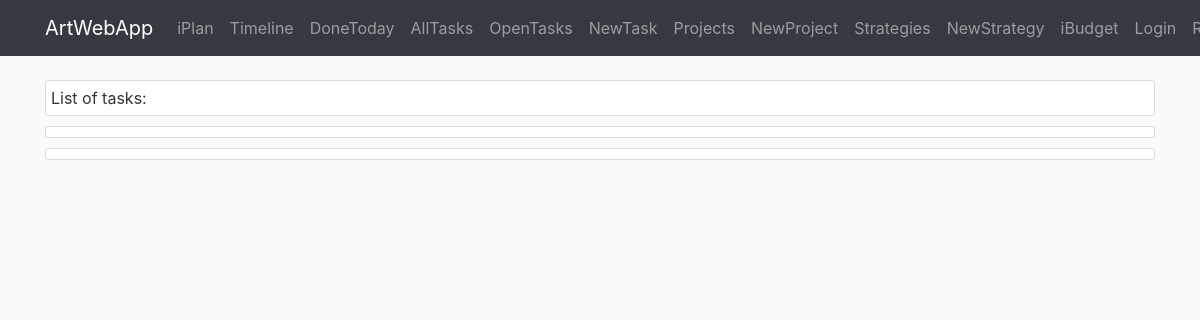
The page /iplan/task/donetoday on the database as committed earlier.
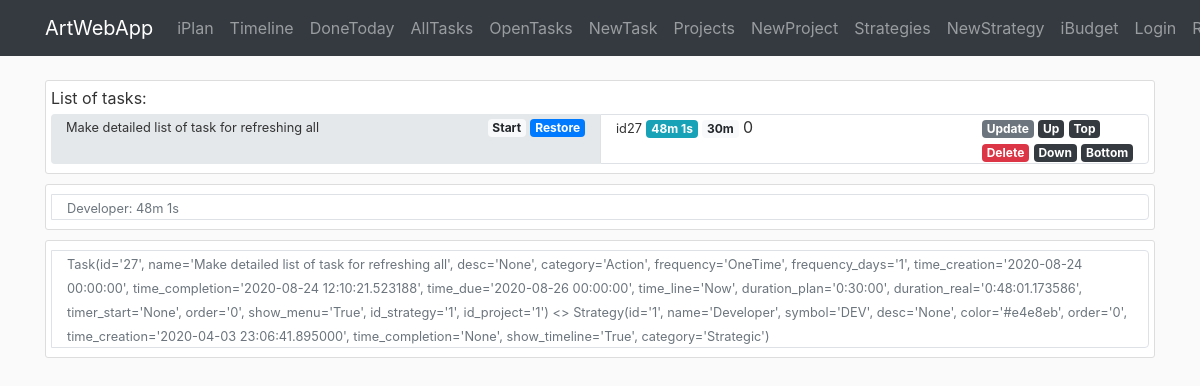
The same page on the database as committed later.
### awa/iplan/models.py (models this page shows)
class Task(db.Model):
    id = db.Column(db.Integer, primary_key=True, autoincrement=True)
    name = db.Column(db.String(140), nullable=False)
    desc = db.Column(db.Text)
    category = db.Column(db.String(20))
    frequency = db.Column(db.String(10))
    frequency_days = db.Column(db.Integer)
    time_creation = db.Column(db.DateTime, default=datetime.now)
    time_completion = db.Column(db.DateTime)
    time_due = db.Column(db.DateTime)
    time_line = db.Column(db.String(20))
    duration_plan = db.Column(db.Interval, nullable=False, default=timedelta(0))
    duration_real = db.Column(db.Interval, nullable=False, default=timedelta(0))
    timer_start = db.Column(db.DateTime)
    order = db.Column(db.Integer)
    show_menu = db.Column(db.Boolean, default=True, nullable=False)
    id_strategy = db.Column(db.Integer, db.ForeignKey('strategy.id'), nullable=False)
    id_project = db.Column(db.Integer, db.ForeignKey('project.id'))
    def __repr__(self):
        return f"Task(id='{self.id}', name='{self.name}', desc='{self.desc}', category='{self.category}'," \
               f" frequency='{self.frequency}', frequency_days='{self.frequency_days}'," \
               f" time_creation='{self.time_creation}', time_completion='{self.time_completion}'," \
               f" time_due='{self.time_due}', time_line='{self.time_line}', duration_plan='{self.duration_plan}'," \
               f" duration_real='{self.duration_real}', timer_start='{self.timer_start}', order='{self.order}'," \
               f" show_menu='{self.show_menu}', id_strategy='{self.id_strategy}', id_project='{self.id_project}')"

class Strategy(db.Model):
    id = db.Column(db.Integer, primary_key=True)
    name = db.Column(db.String(40), nullable=False)
    symbol = db.Column(db.String(3))
    desc = db.Column(db.Text)
    color = db.Column(db.String(7))
    order = db.Column(db.Integer)
    time_creation = db.Column(db.DateTime, default=datetime.now)
    time_completion = db.Column(db.DateTime)
    show_timeline = db.Column(db.Boolean, default=True, nullable=False)
    category = db.Column(db.String(20), nullable=True)
    br_task = db.relationship('Task', backref='strategy')  # todo: lazy=True - test that later
    def __repr__(self):
        return f"Strategy(id='{self.id}', name='{self.name}', symbol='{self.symbol}', desc='{self.desc}'," \
               f" color='{self.color}', order='{self.order}', time_creation='{self.time_creation}'," \
               f" time_completion='{self.time_completion}', show_timeline='{self.show_timeline}'," \
               f" category='{self.category}')"

### awa/iplan/routes.py (the view)
@iplan.route('/iplan/task/donetoday', methods=['GET', 'POST'])
def task_donetoday():
    tasks = Task.query.filter(Task.time_completion>=date.today()).order_by(Task.order).all()
    strategies = Strategy.query.all()
    sum_duration = dict()
    for task in tasks:
        if task.strategy.name in sum_duration:
            sum_duration[task.strategy.name] += task.duration_real
        else:
            sum_duration[task.strategy.name] = task.duration_real
    return render_template('iplan/summary.html', tasks=tasks, string_from_duration=string_from_duration, now=datetime.now(),
                           strategies=strategies, sum_duration=sum_duration)

### awa/iplan/utils.py (called while the page is built)
def string_from_duration(x):
    if x is None or x.total_seconds() == 0:
        return '0h 0m'
    total_seconds = x.total_seconds()
    days = total_seconds // 86400
    total_seconds -= days * 86400
    hours = total_seconds // 3600
    total_seconds -= hours * 3600
    minutes = total_seconds // 60
    total_seconds -= minutes * 60
    seconds = total_seconds
    duration_items = [(days, 'd'), (hours, 'h'), (minutes, 'm'), (seconds, 's')]
    non_zero_items = 0
    for item in duration_items:
        if item[0] != 0:
            non_zero_items += 1
    if non_zero_items > 2:
        duration_items.pop(-1)
    outcome = ''
    for item in duration_items:
        if item[0] != 0:
            outcome += f'{int(item[0])}{item[1]} '
    return outcome[:-1]

### awa/templates/iplan/summary.html (shortened to what this page needs)
{% extends "layout.html" %}
{% block content %}
<div class="container">
    <div class="content-section">
       List of tasks:
        {% for task in tasks %}
        <div class="row m-0">
            <div class="col-6 rounded-left mt-1 mb-1" style="background-color:{{task.strategy.color}}">
                <div class="row p-0">
                    <div class="col-auto">
                        <small>{{task.name}}</small>
                    </div>
                    <div class="col-auto ml-auto">
                        {% if task.timer_start %}
                            <a href="{{url_for('iplan.task_timer_start', id_task=task.id) }}" class="badge badge-light">Reset</a>
                            <a href="{{url_for('iplan.task_timer_end', id_task=task.id) }}" class="badge badge-danger">Stop</a>
                        {% else %}
                            <a href="{{url_for('iplan.task_timer_start', id_task=task.id) }}" class="badge badge-light">Start</a>
                            {% if task.time_completion %}
                                <a href="{{url_for('iplan.task_restore', id_task=task.id)}}" class="badge badge-primary">Restore</a>
                            {% else %}
                                {% if task.frequency == 'OneTime' %}
                                    <a href="{{url_for('iplan.task_complete', id_task=task.id)}}" class="badge badge-success">Done</a>
                                {% else %}
                                    <a href="{{url_for('iplan.task_complete', id_task=task.id)}}" class="badge badge-success">Done+</a>
                                {% endif %}
                            {% endif %}
                        {% endif%}
                    </div>
                </div>
            </div>
            <div class="col border rounded-right mt-1 mb-1">
                <div class="row p-0">
                    <div class="col-auto">
                        <small>id{{task.id}}</small>
                        <small class="badge badge-info">{{string_from_duration(task.duration_real)}}</small>
                        <small class="badge badge-light">{{string_from_duration(task.duration_plan)}}</small>
                        {{task.order}}
                    </div>
                    <div class="col-auto ml-auto">
                        <a href="{{url_for('iplan.task_update', id_task=task.id) }}" class="badge badge-secondary">Update</a>
                        <a href="{{url_for('iplan.task_move', id_task=task.id, direction='up')}}" class="badge badge-dark">Up</a>
                        <a href="{{url_for('iplan.task_move', id_task=task.id, direction='top') }}" class="badge badge-dark">Top</a>
                        <br>
                        <a href="{{url_for('iplan.task_delete', id_task=task.id) }}" class="badge badge-danger">Delete</a>
                        <a href="{{url_for('iplan.task_move', id_task=task.id, direction='down') }}" class="badge badge-dark">Down</a>
                        <a href="{{url_for('iplan.task_move', id_task=task.id, direction='bottom') }}" class="badge badge-dark">Bottom</a>
                    </div>
                </div>
            </div>
        </div>
        {% endfor %}
    </div>
    <div class="content-section">
        {% for item in sum_duration.items() %}
        <div class="row m-0">
            <div class="col border rounded-right mt-1 mb-1">
                <div class="row p-0">
                    <div class="col-auto">
                        <small class="text-muted">{{item[0]}}: {{ string_from_duration(item[1]) }}</small>
                    </div>
                </div>
            </div>
        </div>
        {% endfor %}
    </div>
   <div class="content-section">
        {% for task in tasks %}
        <div class="row m-0">
            <div class="col border rounded-right mt-1 mb-1">
                <div class="row p-0">
                    <div class="col-auto">
                        <small class="text-muted">{{ task }} <> {{ task.strategy }}</small>
                    </div>
                </div>
            </div>
        </div>
        {% endfor %}
    </div>
</div>
{% endblock content %}

Rows that differ between the two databases and show on the page:
now on this page (row edited): Task: name "Make detailed list of task for refreshing all", id "27", duration_real "48m 1s", duration_plan "30m", order "0", id+name+desc "Task(id='27', name='Make detailed list of task for refreshing all', desc='None', category='Action', frequency='OneTime', frequency_days='1', time_creation='2020-08-24 00:00:00', time_completion='2020-08-24 12:10:21.523188', time_due='2020-08-26 00:00:00', time_line='Now', duration_plan='0:30:00', duration_real='0:48:01.173586', timer_start='None', order='0', show_menu='True', id_strategy='1', id_project='1')", strategy "Strategy(id='1', name='Developer', symbol='DEV', desc='None', color='#e4e8eb', order='0', time_creation='2020-04-03 23:06:41.895000', time_completion='None', show_timeline='True', category='Strategic')"
now on this page (row unchanged): Strategy: name "Developer", string_from_duration "48m 1s"
